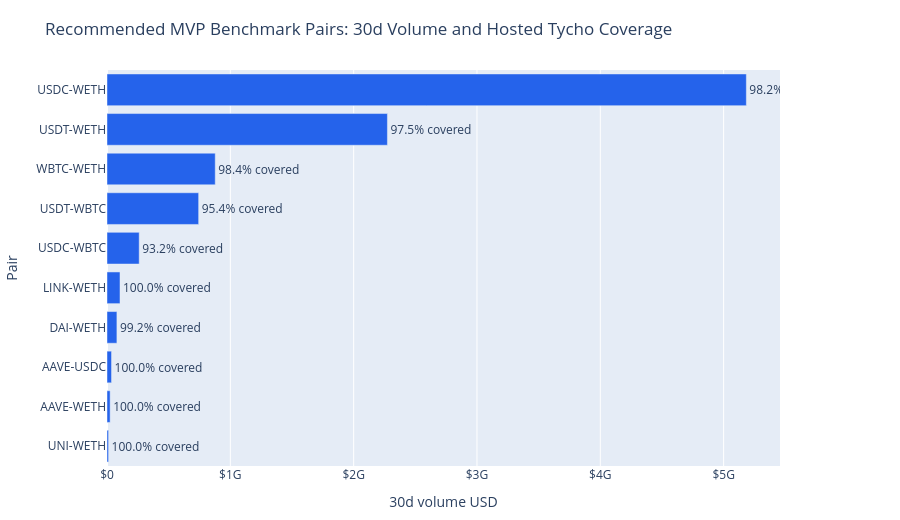

This figure's notebook cell:
### Code cell
chart = summary.sort("volume_30d_usd")
fig = go.Figure()
fig.add_bar(
    x=chart["volume_30d_usd"].to_list(),
    y=chart["pair"].to_list(),
    orientation="h",
    marker_color="#2563eb",
    text=[f"{v:.1f}% covered" for v in chart["hosted_coverage_pct"].to_list()],
    textposition="outside",
    hovertemplate="%{y}<br>30d volume: $%{x:,.0f}<extra></extra>",
)
fig.update_layout(
    title="Recommended MVP Benchmark Pairs: 30d Volume and Hosted Tycho Coverage",
    height=520,
    xaxis_title="30d volume USD",
    yaxis_title="Pair",
    xaxis_tickprefix="$",
    xaxis_tickformat="~s",
    margin=dict(l=90, r=120, t=70, b=40),
)
fig.show()

### Figure 1 — Plotly figure (JSON) as saved in the notebook; plotly's stock layout.template omitted (floating-point values rounded to 4 significant figures)
{"data": [{"hovertemplate": "%{y}<br>30d volume: $%{x:,.0f}<extra></extra>", "marker": {"color": "#2563eb"}, "orientation": "h", "text": ["100.0% covered", "100.0% covered", "100.0% covered", "99.2% covered", "100.0% covered", "93.2% covered", "95.4% covered", "98.4% covered", "97.5% covered", "98.2% covered"], "textposition": "outside", "type": "bar", "x": [12760000.0, 25360000.0, 36710000.0, 80350000.0, 105500000.0, 261000000.0, 743100000.0, 877700000.0, 2274000000.0, 5184000000.0], "y": ["UNI-WETH", "AAVE-WETH", "AAVE-USDC", "DAI-WETH", "LINK-WETH", "USDC-WBTC", "USDT-WBTC", "WBTC-WETH", "USDT-WETH", "USDC-WETH"]}], "layout": {"height": 520, "margin": {"b": 40, "l": 90, "r": 120, "t": 70}, "title": {"text": "Recommended MVP Benchmark Pairs: 30d Volume and Hosted Tycho Coverage"}, "xaxis": {"tickformat": "~s", "tickprefix": "$", "title": {"text": "30d volume USD"}}, "yaxis": {"title": {"text": "Pair"}}}}
